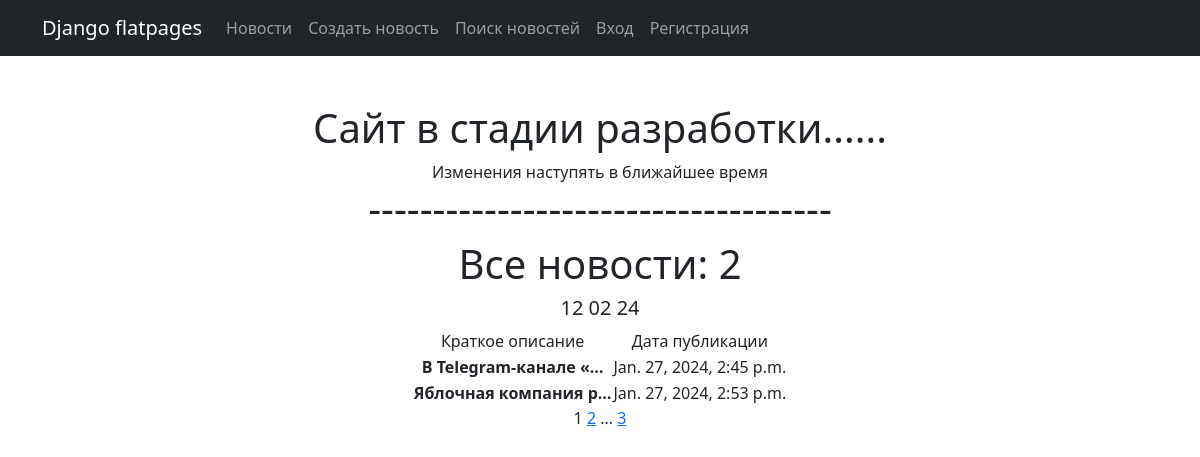
Page /post/ on the committed database.
### simpleapp/models.py (models this page shows, shortened)
class Post(models.Model):
    article = 'AR'
    news = 'NE'
    POSITION = [(article, 'Статья'),
                (news, 'Новости')]
    author = models.ForeignKey(Author, on_delete=models.CASCADE)
    post_news = models.CharField(max_length=2,choices=POSITION,default=news)
    post_time = models.DateTimeField(auto_now_add=True)
    category = models.ManyToManyField(Category,through='PostCategory')
    post = models.CharField(max_length=200)
    text = models.TextField()
    rating_post = models.IntegerField(default=0)

### simpleapp/views.py (the view)
# urls.py: path('post/', PostList.as_view(), name='post_list'),
class PostList(ListView):
    model = Post
    template_name = 'posts.html'
    context_object_name = 'post'
    ordering = ''
    paginate_by = 2
    queryset = Post.objects.filter(post_news='NE')
    def get_context_data(self, **kwargs):
        context = super().get_context_data(**kwargs)
        context['time_now'] = datetime.utcnow()
        return context

### simpleapp/templatetags/custom_censu.py (called while the page is built)
@register.filter()
def censor(value):
    some_string = ''
    for cens in value.split():
        if cens in censura:
            some_string += cens[0] + '*' * (len(cens) -1) + " "
        else:
            some_string += cens + ' '
    return some_string.strip()

### simpleapp/templatetags/custom_tags.py (called while the page is built)
@register.simple_tag(takes_context=True)
def url_replace(context, **kwargs):
   d = context['request'].GET.copy()
   for k, v in kwargs.items():
       d[k] = v
   return d.urlencode()

### templates/posts.html (shortened to what this page needs)
{% extends 'flatpages/default.html' %}
{% load custom_filters %}
{% load custom_tags %}
{% load custom_censu %}
{% block title %}
<h1 align="center">Все новости: {{ post|length }}</h1>
{% endblock title %}
{% block content %}
   <h5 align="center">{{ time_now|date:'d m y' }}</h5>
   <table align="center">
       <tr>
           <td>Краткое описаниe</td>
           <td>Дата публикации</td>
       </tr>
       {% for new in post %}
    <tr>
        <td><strong>{{ new.text|truncatechars:20|censor }}</strong></td>
        <td>{{ new.post_time }}</td>
    </tr>
       {% endfor %}
   </table>
   {{ page_obj.number }}
   {% if page_obj.has_next %}
       <a href="?{% url_replace page=page_obj.next_page_number %}">{{ page_obj.next_page_number }}</a>
       {% if paginator.num_pages != page_obj.next_page_number %}
           ...
           <a href="?{% url_replace page=page_obj.paginator.num_pages %}">{{ page_obj.paginator.num_pages }}</a>
       {% endif %}
   {% endif %}
{% endblock content %}

### rows in the picture
Post: text|censor "В Telegram-канале «…", post_time "Jan. 27, 2024, 2:45 p.m."
Post: text|censor "Яблочная компания р…", post_time "Jan. 27, 2024, 2:53 p.m."

### other values in the picture
{{ post|length }} "2"
{{ time_now|date:'d m y' }} "12 02 24"
{{ page_obj.number }} "1"
{{ page_obj.next_page_number }} "2"
{{ page_obj.paginator.num_pages }} "3"
